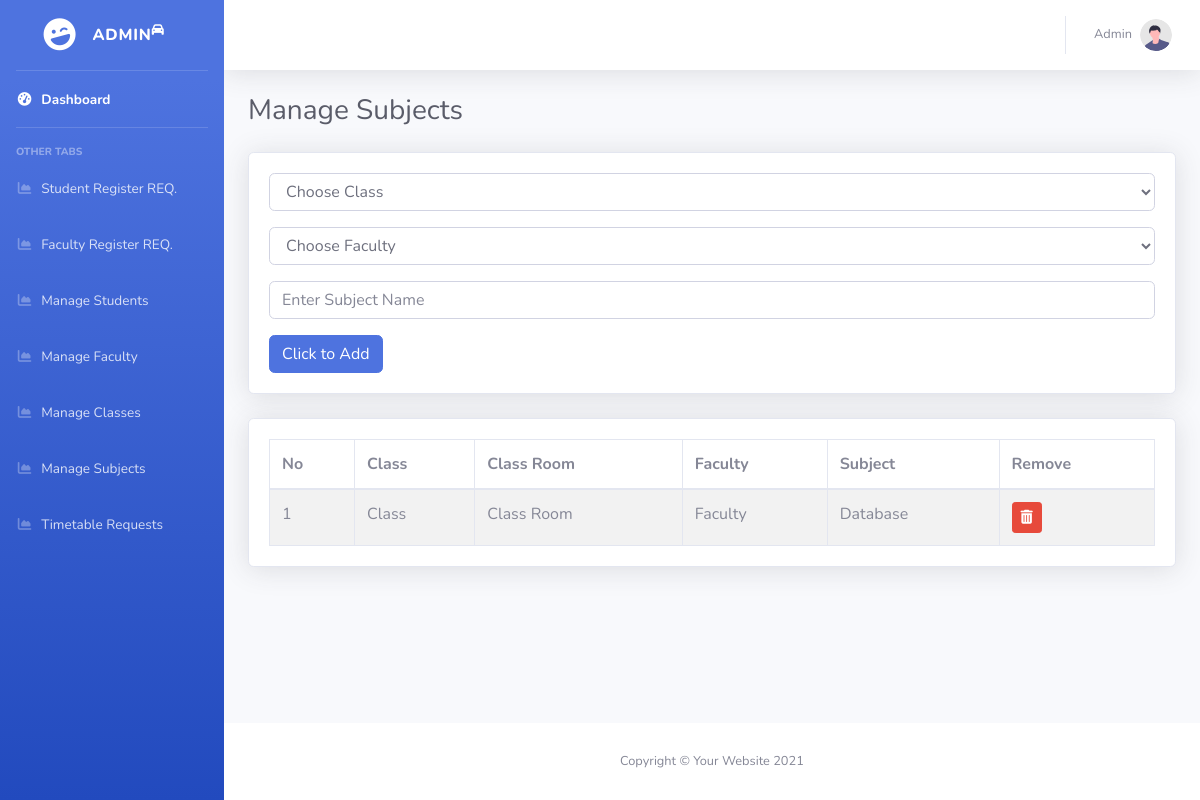
/admin_subjects.php (signed in), run on the app's committed database.
### tables this page shows
CREATE TABLE `users` (
  `id` int(11) NOT NULL,
  `name` varchar(255) NOT NULL,
  `email` varchar(255) NOT NULL,
  `cnic` varchar(255) NOT NULL,
  `password` varchar(255) NOT NULL,
  `role` varchar(255) NOT NULL,
  `status` varchar(255) NOT NULL DEFAULT '0',
  `number` varchar(255) NOT NULL,
  `address` varchar(255) NOT NULL,
  `class` varchar(255) NOT NULL DEFAULT '0'
);

CREATE TABLE `subjects` (
  `id` int(11) NOT NULL,
  `class_id` varchar(255) NOT NULL,
  `faculty_id` varchar(255) NOT NULL,
  `subject` varchar(255) NOT NULL,
  `times` text NOT NULL,
  `status` varchar(255) NOT NULL DEFAULT '0'
);

CREATE TABLE `class` (
  `id` int(11) NOT NULL,
  `class` varchar(255) NOT NULL,
  `class_name` varchar(255) NOT NULL
);

### db.php (called while the page is built, shortened)
<?php
if(isset($_SESSION['id']) AND isset($_SESSION['role'])){
    $user_id = $_SESSION['id'];
}
?>

### validation.php (called while the page is built, shortened)
<?php
$profile = mysqli_query($db, "SELECT * FROM users WHERE id = '$user_id' ");
$data = mysqli_fetch_assoc($profile);
if(mysqli_num_rows($profile) == 0){
    header("out.php");
}else{
    $user_name     = $data['name'];
}
?>

### admin_subjects.php (the view, shortened to what this page needs)
<?php include_once("header.php"); ?>
<?php include_once("validation.php"); ?>
<body id="page-top">
<div id="wrapper">
<?php include_once("nav_admin.php"); ?>
<div id="content-wrapper" class="d-flex flex-column">
<div id="content">
<?php include_once("top_bar.php"); ?>
<div class="container-fluid">
<div class="d-sm-flex align-items-center justify-content-between mb-4">
<h1 class="h3 mb-0 text-gray-800">Manage Subjects</h1>
</div>
<div class="row">
<div class="col-md-12">
<div class="card shadow mb-4">
<div class="card-body">
<form action="" method="post">
    <div class="form-group">
        <select name="class_id" id="class_id" class="form-control" required>
            <option value disabled selected>Choose Class</option>
        </select>
    </div>
    <div class="form-group">
        <select name="faculty_id" id="faculty_id" class="form-control" required>
            <option value disabled selected>Choose Faculty</option>
        </select>
    </div>
    <div class="form-group">
        <input type="text" name="subject" class="form-control" required placeholder="Enter Subject Name">
    </div>
    <input type="submit" class="btn btn-primary" name="add_btn" value="Click to Add">
</form>
</div>
</div>
<div class="card shadow mb-4">
<div class="card-body">
<table class="table table-bordered table-striped mb-0">
    <thead>
        <tr>
            <th>No</th>
            <th>Class</th>
            <th>Class Room</th>
            <th>Faculty</th>
            <th>Subject</th>
            <th>Remove</th>
        </tr>
    </thead>
    <tbody>
        <?php
        $select = mysqli_query($db, "SELECT * FROM subjects");
        if(mysqli_num_rows($select)){
            $count = 0;
            while($row = mysqli_fetch_assoc($select)){
                $subject = $row['subject'];
                $class_id = $row['class_id'];
                $get_class = mysqli_query($db, "SELECT * FROM class WHERE id = '$class_id' ");
                if(mysqli_num_rows($get_class)){
                    $asd = mysqli_fetch_assoc($get_class);
                    $class_name = $asd['class'];
                    $class_room = $asd['class_name'];
                }else{
                    $class_name = "--";
                    $class_room = "--";
                }
                $faculty_id = $row['faculty_id'];
                $get_faculty = mysqli_query($db, "SELECT * FROM users WHERE id = '$faculty_id' ");
                if(mysqli_num_rows($get_faculty)){
                    $asd_asd = mysqli_fetch_assoc($get_faculty);
                    $faculty_name = $asd_asd['name'];
                }else{
                    $faculty_name = "--";
                }
                $count++;
                ?>
                <tr>
                    <td><?php echo $count; ?></td>
                    <td><?php echo $class_name; ?></td>
                    <td><?php echo $class_room; ?></td>
                    <td><?php echo $faculty_name; ?></td>
                    <td><?php echo $subject; ?></td>
                    <td>
                    <a href="admin_subjects.php?remove=<?php echo $row['id']; ?>" class="btn btn-sm btn-danger"><i class="fa fa-trash"></i></a>
                    </td>
                </tr>
                <?php
            }
        }
        ?>
    </tbody>
</table>
</div>
</div>
</div>
</div>
</div>
</div>
<?php include_once("footer_backend.php"); ?>

### top_bar.php (shortened to what this page needs)
<nav class="navbar navbar-expand navbar-light bg-white topbar mb-4 static-top shadow">
    <ul class="navbar-nav ml-auto">
        <li class="nav-item dropdown no-arrow">
            <a class="nav-link dropdown-toggle" href="#" id="userDropdown" role="button"
                data-toggle="dropdown" aria-haspopup="true" aria-expanded="false">
                <span class="mr-2 d-none d-lg-inline text-gray-600 small"><?php echo $user_name; ?></span>
                <img class="img-profile rounded-circle"
                    src="img/undraw_profile.svg">
            </a>
        </li>
    </ul>
</nav>

### data on the page
users: name "Admin"
subjects: class.class "Class", class.class_name "Class Room", users.name "Faculty", subject "Database"
